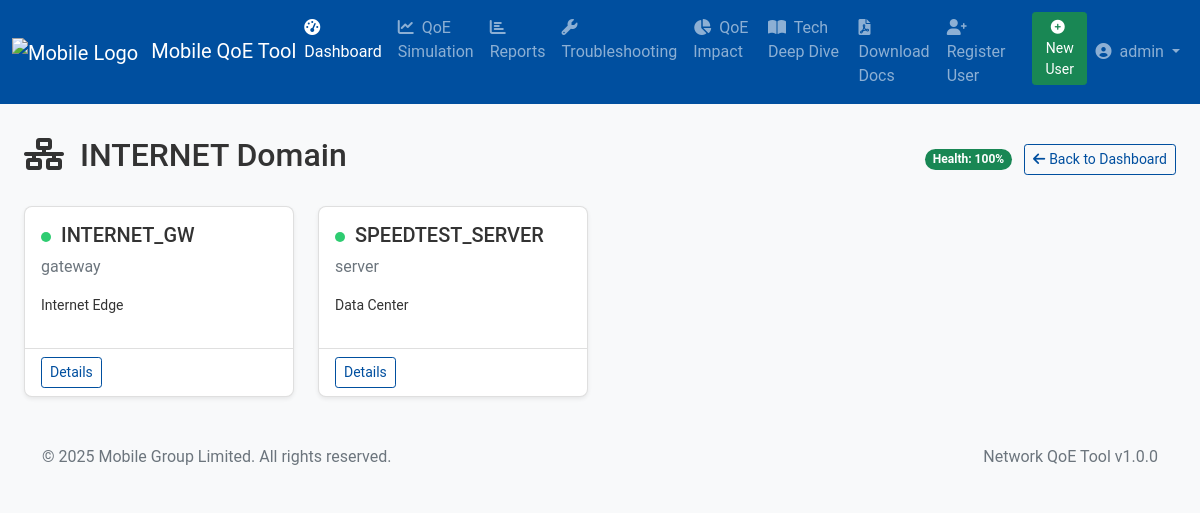
Page /dashboard/domain/internet (signed in) on the committed database.
### app/models/user.py (models this page shows, shortened)
class User(UserMixin, db.Model):
    __tablename__ = 'users'
    id = db.Column(db.Integer, primary_key=True)
    username = db.Column(db.String(50), unique=True, nullable=False, index=True)
    email = db.Column(db.String(100), unique=True, nullable=False, index=True)
    password_hash = db.Column(db.String(255), nullable=False)
    role = db.Column(db.String(20), default='viewer')
    is_active = db.Column(db.Boolean, default=True)
    created_at = db.Column(db.DateTime, default=datetime.utcnow)
    last_login = db.Column(db.DateTime)
    def has_role(self, role):
        return self.role == role or self.role == 'admin'

### app/models/network.py (models this page shows, shortened)
class NetworkElement(db.Model):
    __tablename__ = 'network_elements'
    id = db.Column(db.Integer, primary_key=True)
    element_name = db.Column(db.String(100), nullable=False, unique=True)
    element_type = db.Column(db.String(50), nullable=False)
    domain = db.Column(db.String(50), nullable=False)
    subdomain = db.Column(db.String(50), nullable=True)
    protocol_layer = db.Column(db.String(50))
    location = db.Column(db.String(200))
    status = db.Column(db.String(20), default='active')
    created_at = db.Column(db.DateTime, default=datetime.utcnow)
    kpi_measurements = db.relationship('KPIMeasurement', backref='element', lazy='dynamic')

### app/views/dashboard.py (the view)
@dashboard_bp.route('/domain/<domain>')
@login_required
def domain_view(domain):
    valid_domains = ['ran', 'transport', 'core', 'internet', 'e2e']
    if domain not in valid_domains:
        return redirect(url_for('dashboard.index'))
    elements = NetworkElement.query.filter_by(domain=domain).all()
    subdomains = []
    if domain == 'transport':
        subdomains = NetworkSubdomain.query.filter_by(parent_domain=domain).all()
    kpi_defs = KPIDefinition.query.filter_by(domain=domain).all()
    active_count = NetworkElement.query.filter_by(domain=domain, status='active').count()
    total_count = NetworkElement.query.filter_by(domain=domain).count()
    domain_health = int((active_count / total_count * 100) if total_count > 0 else 0)
    return render_template(
        'dashboard/domain.html',
        title=f'{domain.upper()} Domain',
        subdomains=subdomains,
        domain=domain,
        elements=elements,
        kpi_defs=kpi_defs,
        domain_health=domain_health
    )

### app/context_processors.py (called while the page is built)
def inject_current_year():
    return {
        'current_year': datetime.datetime.now().year,
        'now': datetime.datetime.now
    }

### app/templates/dashboard/domain.html (shortened to what this page needs)
{% extends 'base.html' %}
{% block content %}
<div class="container-fluid">
    <div class="d-flex justify-content-between align-items-center mb-4">
        <h2>
            <i class="fas fa-network-wired me-2"></i>
            {{ domain|upper }} Domain
        </h2>
        <div>
            <span class="badge rounded-pill bg-{{ 'success' if domain_health > 80 else 'warning' if domain_health > 60 else 'danger' }} me-2">
                Health: {{ domain_health }}%
            </span>
            <a href="{{ url_for('dashboard.index') }}" class="btn btn-sm btn-outline-primary">
                <i class="fas fa-arrow-left me-1"></i>Back to Dashboard
            </a>
        </div>
    </div>
    {% if domain != 'transport' or elements|selectattr('subdomain', 'none')|list %}
    <div class="row">
        {% for element in elements if domain != 'transport' or not element.subdomain %}
            <div class="col-md-4 col-lg-3 mb-3">
                <div class="card element-card h-100">
                    <div class="card-body">
                        <h5 class="card-title">
                            <span class="status-indicator status-{{ element.status }}"></span>
                            {{ element.element_name }}
                        </h5>
                        <p class="card-text text-muted">{{ element.element_type }}</p>
                        <p class="card-text small">{{ element.location or 'Location not specified' }}</p>
                    </div>
                    <div class="card-footer bg-transparent">
                        <a href="#" class="btn btn-sm btn-outline-primary">Details</a>
                    </div>
                </div>
            </div>
        {% else %}
            <div class="col-12">
                <p>No elements in this domain yet.</p>
            </div>
        {% endfor %}
    </div>
    {% endif %}
</div>
{% endblock %}

### app/templates/base.html (shortened to what this page needs)
<!DOCTYPE html>
<html lang="en">
<head>
    <link href="https://cdn.jsdelivr.net/npm/bootstrap@5.1.3/dist/css/bootstrap.min.css" rel="stylesheet">
    <link rel="stylesheet" href="https://cdnjs.cloudflare.com/ajax/libs/font-awesome/6.0.0-beta3/css/all.min.css">
    <link rel="stylesheet" href="https://cdn.jsdelivr.net/npm/chart.js@3.7.0/dist/chart.min.css">
    <link rel="stylesheet" href="{{ url_for('static', filename='css/style.css') }}">
    <link rel="stylesheet" href="{{ url_for('static', filename='css/custom.css') }}">
</head>
<body>
    <nav class="navbar navbar-expand-lg navbar-dark bg-primary">
        <div class="container-fluid">
            <a class="navbar-brand" href="{{ url_for('dashboard.index') }}">
                <img src="{{ url_for('static', filename='img/mobile_logo.png') }}" alt="Mobile Logo" height="30" class="me-2">
                Mobile QoE Tool
            </a>
            <div class="collapse navbar-collapse" id="navbarNav">
                <ul class="navbar-nav">
                    {% if current_user.is_authenticated %}
                        <li class="nav-item">
                            <a class="nav-link {% if request.endpoint and request.endpoint.startswith('dashboard.') %}active{% endif %}" href="{{ url_for('dashboard.index') }}">
                                <i class="fas fa-tachometer-alt me-1"></i> Dashboard
                            </a>
                        </li>
                        <li class="nav-item">
                            <a class="nav-link {% if request.endpoint and request.endpoint.startswith('simulation.') %}active{% endif %}" href="{{ url_for('simulation.index') }}">
                                <i class="fas fa-chart-line me-1"></i> QoE Simulation
                            </a>
                        </li>
                        <li class="nav-item">
                            <a class="nav-link {% if request.endpoint and request.endpoint.startswith('reports.') %}active{% endif %}" href="{{ url_for('reports.index') }}">
                                <i class="fas fa-chart-bar me-1"></i> Reports
                            </a>
                        </li>
                        <li class="nav-item">
                            <a class="nav-link {% if request.endpoint and request.endpoint.startswith('troubleshooting.') %}active{% endif %}" href="{{ url_for('troubleshooting.index') }}">
                                <i class="fas fa-wrench me-1"></i> Troubleshooting
                            </a>
                        </li>
                        <li class="nav-item">
                            <a class="nav-link {% if request.endpoint and request.endpoint.startswith('qoe_impact.') %}active{% endif %}" href="{{ url_for('qoe_impact.qoe_impact_dashboard') }}">
                                <i class="fas fa-chart-pie me-1"></i> QoE Impact
                            </a>
                        </li>
                        <li class="nav-item">
                            <a class="nav-link {% if request.endpoint and request.endpoint.startswith('technical_deep_dive.') %}active{% endif %}" href="{{ url_for('technical_deep_dive.technical_deep_dive') }}">
                                <i class="fas fa-book-open me-1"></i> Tech Deep Dive
                            </a>
                        </li>
                        <li class="nav-item">
                            <a class="nav-link" href="{{ url_for('docs.download_docs') }}">
                                <i class="fas fa-file-pdf me-1"></i> Download Docs
                            </a>
                        </li>
                        {% if current_user.has_role('admin') %}
                            <li class="nav-item">
                                <a class="nav-link" href="{{ url_for('auth.register') }}" onclick="console.log('Register link clicked')">
                                    <i class="fas fa-user-plus me-1"></i> Register User
                                </a>
                            </li>
                            <li class="nav-item">
                                <a class="btn btn-success btn-sm mt-1" href="/auth/register" style="margin-left: 10px;">
                                    <i class="fas fa-plus-circle me-1"></i> New User
                                </a>
                            </li>
                        {% endif %}
                    {% endif %}
                </ul>
                <ul class="navbar-nav ms-auto">
                    {% if current_user.is_authenticated %}
                        <li class="nav-item dropdown">
                            <a class="nav-link dropdown-toggle" href="#" id="userDropdown" role="button" data-bs-toggle="dropdown">
                                <i class="fas fa-user-circle me-1"></i> {{ current_user.username }}
                            </a>
                        </li>
                    {% else %}
                        <li class="nav-item">
                            <a class="nav-link" href="{{ url_for('auth.login') }}">Login</a>
                        </li>
                    {% endif %}
                </ul>
            </div>
        </div>
    </nav>
    <div class="container-fluid py-3">
        {% block content %}{% endblock %}
    </div>
    <footer class="footer mt-auto py-3 bg-light">
        <div class="container">
            <div class="row">
                <div class="col-md-6">
                    <span class="text-muted">&copy; {{ current_year }} Mobile Group Limited. All rights reserved.</span>
                </div>
                <div class="col-md-6 text-end">
                    <span class="text-muted">Network QoE Tool v1.0.0</span>
                </div>
            </div>
        </div>
    </footer>
</body>
</html>

### app/static/css/style.css (style rules this page uses)
:root { --mobile-yellow: #ffcb05; --mobile-blue: #004f9f; --mobile-light-blue: #0072ce; --mobile-dark-blue: #00335b; --ran-color: #3498db; --transport-color: #2ecc71; --core-color: #9b59b6; --internet-color: #e67e22; }
body { font-family: 'Roboto', 'Segoe UI', sans-serif; background-color: #f8f9fa; color: #333; }
.navbar-dark.bg-primary { background-color: var(--mobile-blue) !important; }
.btn-outline-primary { color: var(--mobile-blue); border-color: var(--mobile-blue); }
.bg-primary { background-color: var(--mobile-blue) !important; }
.card { border-radius: 0.5rem; box-shadow: 0 0.125rem 0.25rem rgba(0, 0, 0, 0.075); margin-bottom: 1rem; }
.status-indicator { width: 12px; height: 12px; border-radius: 50%; display: inline-block; margin-right: 5px; }

### app/templates/dashboard/domain.html (style rules this page uses)
.element-card { transition: transform 0.2s; }
.status-indicator { width: 10px; height: 10px; border-radius: 50%; display: inline-block; margin-right: 5px; }
.status-active { background-color: #2ecc71; }

### rows in the picture
User: username "admin"
NetworkElement: element_name "INTERNET_GW", element_type "gateway", location "Internet Edge"
NetworkElement: element_name "SPEEDTEST_SERVER", element_type "server", location "Data Center"

### other values in the picture
{{ domain|upper }} "INTERNET"
{{ domain_health }} "100"
